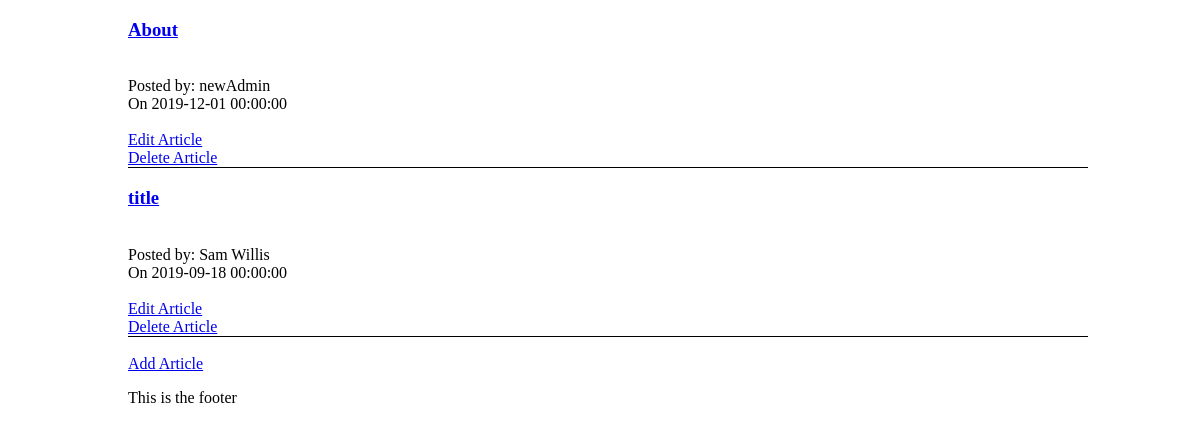
/news.php (signed in), run on the app's committed database.
### tables this page shows
CREATE TABLE IF NOT EXISTS `articles` (
  `poster` varchar(100) NOT NULL,
  `created` datetime NOT NULL,
  `title` varchar(255) NOT NULL,
  `content` mediumtext NOT NULL,
  `post_id` int(11) NOT NULL AUTO_INCREMENT,
  PRIMARY KEY (`post_id`)
);

### db_connect.php (called while the page is built, shortened)
<?php
    function isAdmin(){
        if (isset($_SESSION["role"])) {
            if ($_SESSION["role"] == "admin") {
                return true;
            }else{
                return false;
            }
        }
    }
?>

### news.php (the view)
<?php
include("header.php");
include("db_connect.php");
echo "<div class='news-articles'>";
$sql = "SELECT * FROM articles ORDER BY created DESC";
$result = $conn->query($sql);
while($row = $result->fetch_assoc()){
    echo "<div class='news_article'><h3><a href='article.php?id=" . $row["post_id"] . "'>" . $row["title"] . "</a></h3><br>Posted by: " . $row["poster"] . "<br>On " . $row["created"] . "<br>";
    if(isAdmin()){
        echo " <br><a href='edit_article.php?id=" . $row["post_id"] . "'>Edit Article</a>";
        echo "<br><a href='delete_article.php?id=" . $row["post_id"] . "'>Delete Article</a></div>";
    }
}
echo "<div>";
echo "<br><a href='add_article.php'>Add Article</a> ";
include("footer.php");
?>

### css/style.css (style rules this page uses)
html { width:80%; margin:auto; }
body { width:100%; background-color: #fff }
.news_article { border-bottom: 1px solid black; }

### data on the page
articles: title "About", poster "newAdmin", created "2019-12-01 00:00:00"
articles: title "title", poster "Sam Willis", created "2019-09-18 00:00:00"
